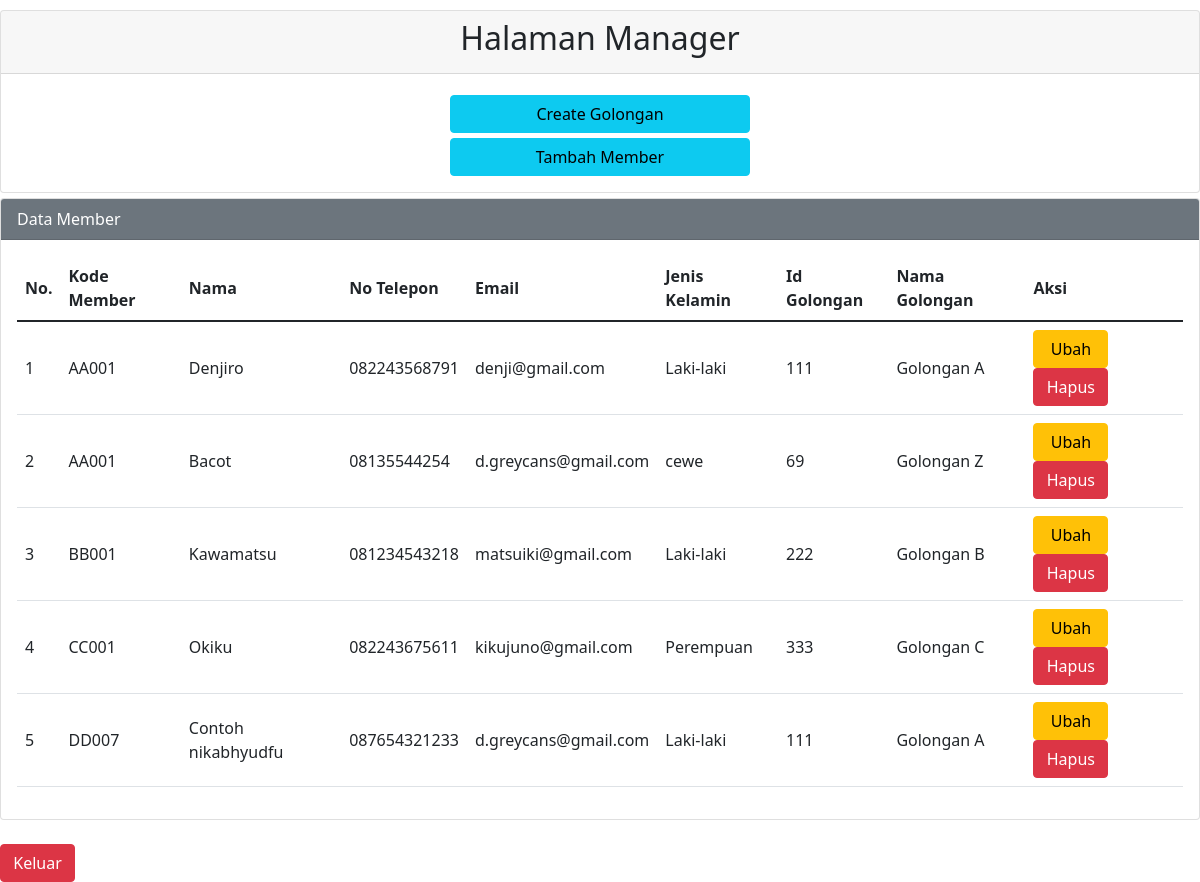
The page /admin/index.php (signed in) on the database its author committed.
### tables this page shows
CREATE TABLE `member` (
  `id` int(11) NOT NULL,
  `nama` varchar(50) NOT NULL,
  `kode_member` char(5) NOT NULL,
  `no_hp` char(12) NOT NULL,
  `email` varchar(50) NOT NULL,
  `jenis_kelamin` varchar(9) NOT NULL,
  `id_golongan` int(11) NOT NULL
);

CREATE TABLE `golongan` (
  `id_golongan` int(11) NOT NULL,
  `nama_golongan` varchar(50) NOT NULL
);

### admin/functions.php (called while the page is built, shortened)
<?php
$koneksi = mysqli_connect("localhost","root","","crud_danone");
function query($query){
	global $koneksi;
	$lemari = mysqli_query($koneksi, $query);
	$wadah=[];
	while ($baju = mysqli_fetch_assoc($lemari)){
		$wadah[]=$baju;
	}
	return $wadah;
}
 ?>

### admin/index.php (the view, shortened to what this page needs)
<?php
require 'functions.php';
$a = query("SELECT * FROM member,golongan WHERE member.id_golongan=golongan.id_golongan ORDER BY kode_member");
?>
<!DOCTYPE html>
<html>
<head>
	<link href="https://cdn.jsdelivr.net/npm/bootstrap@5.1.3/dist/css/bootstrap.min.css" rel="stylesheet">
</head>
<body>
<div class="mx-auto">
	<div class="card">
 		<div class="card-header">
	<h2 align="center">Halaman Manager</h2>
 		</div>
	  <div class="card-body" align="center">
	<a href="tambah_golongan.php"><button type="button" id="a" class="btn btn-info">Create Golongan</button></a>
	<br>
	<a href="tambah.php"><button type="button" id="a" class="btn btn-info">Tambah Member</button></a>
	<br>
</div>
	</div>
	<div class="card">
 		<div class="card-header text-white bg-secondary">
 			Data Member
 		</div>
	  <div class="card-body">
	<table class="table" >
		<thead>
		<tr>
			<th scope="col">No.</th>
			<th scope="col">Kode Member</th>
			<th scope="col">Nama</th>
			<th scope="col">No Telepon</th>
			<th scope="col">Email</th>
			<th scope="col">Jenis Kelamin</th>
			<th scope="col">Id Golongan</th>
			<th scope="col">Nama Golongan</th>
			<th scope="col">Aksi</th>
		</tr>
		</thead>
		<?php $urut=1; ?>
		<?php foreach ($a as $baju) {?>
		<tr>
			<td scope="row"><?= $urut; ?></td>
			<td scope="row"><?= $baju["kode_member"]; ?></td>
			<td scope="row"><?= $baju["nama"]; ?></td>
			<td scope="row"><?= $baju["no_hp"]; ?></td>
			<td scope="row"><?= $baju["email"]; ?></td>
			<td scope="row"><?= $baju["jenis_kelamin"]; ?></td>
			<td scope="row"><?= $baju["id_golongan"]; ?></td>
			<td scope="row"><?= $baju["nama_golongan"]; ?></td>
			<td scope="row"><a href="ubah.php?id=<?= $baju["id"]; ?>"><button type="button" class="btn btn-warning">Ubah</button></a>
				<a href="hapus.php?id=<?= $baju["id"]; ?>" onclick="return confirm('Yakin ingin menghapus data?')">
					<button type="button" class="btn btn-danger">Hapus</button>
				</a>
			</td>
		</tr>
			<?php $urut++; ?>
		<?php } ; ?>
	</table>
</div>
</div><br>
<a href="../logout.php"><button type="button" class="btn btn-danger">Keluar</button></a>
</div>
</body>
</html>

### admin/index.php (style rules this page uses)
.mx-auto { width: 1200px; margin-top: 10px; }
.card { margin-top: 5px; }
th,td { vertical-align: middle; align-self: center; }
.btn { width: 75px }
#a { width: 300px; margin-top: 5px; }

### rows shown on the page
member: kode_member "AA001", nama "Denjiro", no_hp "082243568791", email "denji@gmail.com", jenis_kelamin "Laki-laki", id_golongan.id_golongan "111", id_golongan.nama_golongan "Golongan A"
member: kode_member "AA001", nama "Bacot", no_hp "08135544254", email "d.greycans@gmail.com", jenis_kelamin "cewe", id_golongan.id_golongan "69", id_golongan.nama_golongan "Golongan Z"
member: kode_member "BB001", nama "Kawamatsu", no_hp "081234543218", email "matsuiki@gmail.com", jenis_kelamin "Laki-laki", id_golongan.id_golongan "222", id_golongan.nama_golongan "Golongan B"
member: kode_member "CC001", nama "Okiku", no_hp "082243675611", email "kikujuno@gmail.com", jenis_kelamin "Perempuan", id_golongan.id_golongan "333", id_golongan.nama_golongan "Golongan C"
member: kode_member "DD007", nama "Contoh nikabhyudfu", no_hp "087654321233", email "d.greycans@gmail.com", jenis_kelamin "Laki-laki", id_golongan.id_golongan "111", id_golongan.nama_golongan "Golongan A"
